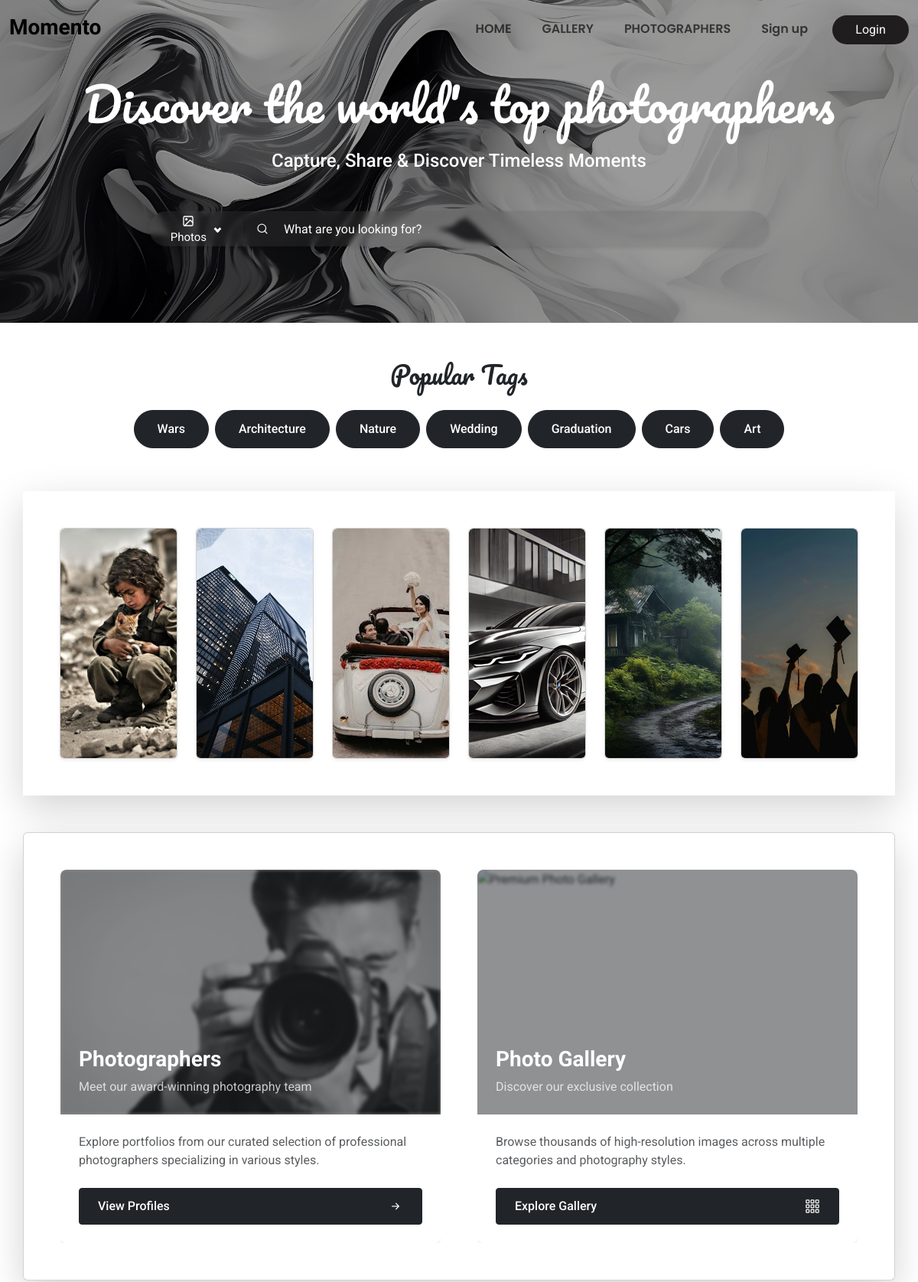
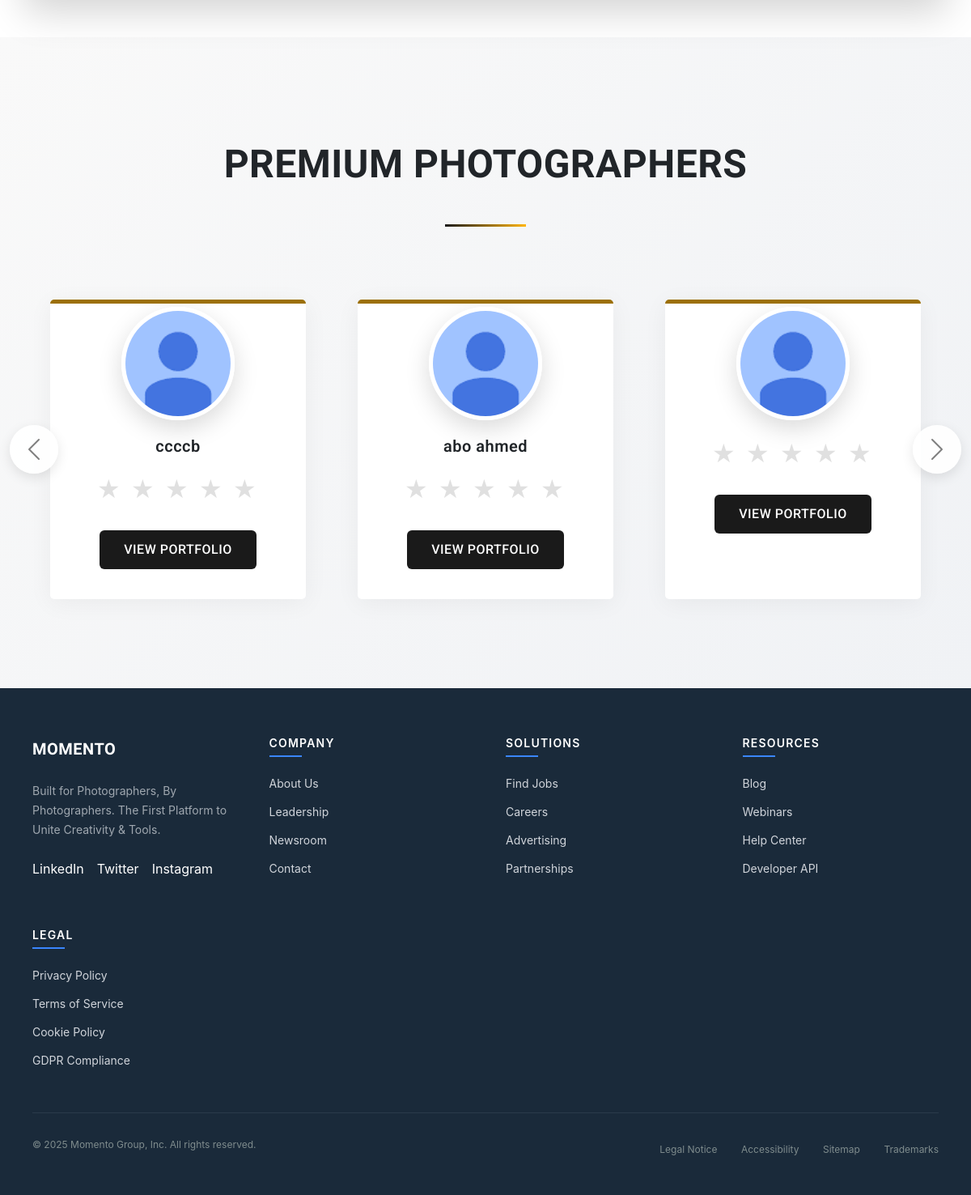
The page / on the database its author committed (2 pictures, top to bottom).
### tables this page shows
CREATE TABLE `business_profiles` (
  `id` int(11) NOT NULL,
  `business_name` varchar(256) NOT NULL,
  `gender` enum('not specifed','male','female') DEFAULT 'not specifed',
  `contact_number` varchar(15) DEFAULT NULL,
  `social_links` longtext DEFAULT NULL CHECK (json_valid(`social_links`)),
  `bio` varchar(512) NOT NULL,
  `job` varchar(512) DEFAULT NULL,
  `total_rate` float NOT NULL DEFAULT 0,
  `total_reviews` int(255) NOT NULL DEFAULT 0,
  `total_likes` int(255) NOT NULL DEFAULT 0,
  `total_views` int(255) NOT NULL DEFAULT 0,
  `created_at` timestamp NOT NULL DEFAULT current_timestamp(),
  `updated_at` timestamp NOT NULL DEFAULT current_timestamp() ON UPDATE current_timestamp()
);

CREATE TABLE `accounts` (
  `id` int(11) NOT NULL,
  `username` varchar(128) NOT NULL,
  `email` varchar(128) NOT NULL,
  `password` varchar(128) NOT NULL,
  `account_type` enum('user','business') NOT NULL,
  `picture` varchar(512) NOT NULL DEFAULT '/momento/Uploads/ProfilePicture/img_1.jpg',
  `location` varchar(128) NOT NULL,
  `lon` double(255,30) NOT NULL,
  `lat` double(255,30) NOT NULL,
  `provider` enum('local','google','facebook') NOT NULL,
  `provider_id` varchar(255) DEFAULT NULL,
  `created_at` timestamp NOT NULL DEFAULT current_timestamp(),
  `updated_at` timestamp NOT NULL DEFAULT current_timestamp() ON UPDATE current_timestamp()
);

### index.php (the view, shortened to what this page needs)
<!DOCTYPE html>
<html lang="en">
<head>
    <link href="https://cdn.jsdelivr.net/npm/bootstrap@5.3.0/dist/css/bootstrap.min.css" rel="stylesheet">
    <link href="https://cdn.jsdelivr.net/npm/bootstrap-icons@1.10.5/font/bootstrap-icons.css" rel="stylesheet">
    <link href="https://cdnjs.cloudflare.com/ajax/libs/font-awesome/6.5.0/css/all.min.css" rel="stylesheet">
    <link rel="stylesheet" href="css/header.css">
	<link rel="stylesheet" href="css/navbar-scrolled.css">
    <link rel="stylesheet" href="css/home.css">
</head>
<body class="fade-in" style = "position:relative;">
 <?php require("header.php"); ?>
<div class="hero-section">
    <div class="container">
        <h1 class="display-10">Discover the world's top photographers</h1>
        <p class="text-xl scale-up">Capture, Share & Discover Timeless Moments</p>
        <?php require 'search-bar.php'; ?>
    </div>
</div>
<div class="container-fluid trending-searches mt-10 p-5">
    <h2 class="text-center mb-4" style="font-family: Pacifico;">Popular Tags</h2>
    <div class="text-center">
        <?php
        $tags = ['Wars', 'Architecture', 'Nature', 'Wedding', 'Graduation', 'Cars', 'Art'];
        foreach ($tags as $tag) {
			$location = "/momento/searching_photos.php?type=photos&query={$tag}";
            echo "<a class='btn btn-dark m-1' href = {$location}>{$tag}</a>";
        }
        ?>
    </div>
</div>
<div class="container-md mt-1 shadow-lg p-5">
    <div class="d-flex flex-row gap-4">
        <?php
        $categories = [
            ['img' => 'img/war.jpg', 'title' => 'Wars'],
            ['img' => 'img/Arch.jpg', 'title' => 'Architecture'],
            ['img' => 'img/wedding5.jpg', 'title' => 'Wedding'],
            ['img' => 'img/BMW.png', 'title' => 'Cars'],
            ['img' => 'img/Nature.webp', 'title' => 'Nature'],
            ['img' => 'img/Graduate.jpg', 'title' => 'Graduation'],
        ];
        foreach ($categories as $category) {
        ?>
            <div style="width: 450px">
                <div class="card shadow-sm h-100">
                    <div class="card-img-container position-relative">
                        <img class="card-img-top img-fluid rounded-top" src="<?= $category['img'] ?>" alt="<?= $category['title'] ?>" style="height: 300px; object-fit: cover;">
                    </div>
                </div>
            </div>
        <?php } ?>
    </div>
</div>
<div class="container-md my-5 px-4 px-lg-5 card p-5 shadow-lg">
    <div class="row g-4 g-lg-5">
        <div class="col-md-6">
            <div class="card2 h-100 border-0 overflow-hidden bg-transparent">
                <div class="position-relative overflow-hidden rounded-top-3" style="height: 320px;">
                    <img src="img/pg.jpg" class="w-100 h-100 object-fit-cover" alt="Professional Photographers">
                    <div class="position-absolute top-0 start-0 w-100 h-100 bg-dark opacity-50"></div>
                    <div class="position-absolute bottom-0 start-0 p-4 text-white">
                        <h3 class="fw-bold mb-2">Photographers</h3>
                        <p class="mb-0 opacity-75">Meet our award-winning photography team</p>
                    </div>
                </div>
                <div class="card-body bg-white p-4 rounded-bottom-3 shadow-sm">
                    <p class="text-muted mb-4">Explore portfolios from our curated selection of professional photographers specializing in various styles.</p>
                    <a href="photographers.php" class="btn btn-dark px-4 py-2 rounded-1 fw-medium d-flex align-items-center justify-content-between">
                        View Profiles
                        <i class="bi bi-arrow-right-short fs-5"></i>
                    </a>
                </div>
            </div>
        </div>
        <div class="col-md-6">
            <div class="card2 h-100 border-0 overflow-hidden bg-transparent">
                <div class="position-relative overflow-hidden rounded-top-3" style="height: 320px;">
                    <img src="img/Photos.jpg" class="w-100 h-100 object-fit-cover" alt="Premium Photo Gallery">
                    <div class="position-absolute top-0 start-0 w-100 h-100 bg-dark opacity-50"></div>
                    <div class="position-absolute bottom-0 start-0 p-4 text-white">
                        <h3 class="fw-bold mb-2">Photo Gallery</h3>
                        <p class="mb-0 opacity-75">Discover our exclusive collection</p>
                    </div>
                </div>
                <div class="card-body bg-white p-4 rounded-bottom-3 shadow-sm">
                    <p class="text-muted mb-4">Browse thousands of high-resolution images across multiple categories and photography styles.</p>
                    <a href="gallery.php" class="btn btn-dark px-4 py-2 rounded-1 fw-medium d-flex align-items-center justify-content-between">
                        Explore Gallery
                        <i class="bi bi-grid-3x3-gap fs-5"></i>
                    </a>
                </div>
            </div>
        </div>
    </div>
</div>
<?php
$stmt = $pdo->prepare("
    SELECT a.id, a.username, a.picture, a.location, b.business_name,b.bio, b.created_at,b.total_rate
    FROM accounts a
    INNER JOIN business_profiles b ON a.id = b.id
    WHERE a.account_type = 'business'
    ORDER BY b.created_at DESC
    LIMIT 6
");
$stmt->execute();
$photographers = $stmt->fetchAll();
?>
<section class="photographers-section">
  <div class="container">
    <h2 class="section-title text-center display-5 p-5" style="font-family:Dancing script;">PREMIUM PHOTOGRAPHERS</h2>
    <?php if ($photographers): ?>
      <div id="photographerCarousel" class="carousel slide" data-bs-ride="carousel" data-bs-interval="6000">
        <div class="carousel-inner">
          <?php
            $chunks = array_chunk($photographers, 3);
            foreach ($chunks as $slideIndex => $slidePhotographers):
          ?>
            <div class="carousel-item <?= $slideIndex === 0 ? 'active' : '' ?>">
              <div class="row justify-content-center">
                <?php foreach ($slidePhotographers as $p): ?>
                  <?php
                    $rating = isset($p['rate']) ? floatval($p['rate']) : 0;
                    $fullStars = floor($rating);
                    $halfStar = ($rating - $fullStars) >= 0.5;
                    $emptyStars = 5 - $fullStars - ($halfStar ? 1 : 0);
                  ?>
                  <div class="col-md-4 d-flex align-items-stretch">
                    <div class="card photographer-card text-center w-100 p-3">
                      <div class="card-body pt-5 px-4">
                        <div class="photographer-img-container">
                          <img src="<?= htmlspecialchars($p['picture']) ?>" alt="<?= htmlspecialchars($p['business_name']) ?>" class="photographer-img mx-auto">
                        </div>
                        <h5 class="photographer-name"><?= htmlspecialchars($p['business_name']) ?></h5>
                        <div class="rating-stars">
                          <?php for ($i = 0; $i < $emptyStars; $i++): ?>
                            <span class="star"></span>
                          <?php endfor; ?>
                        </div>
                        <a href="profile.php?username=<?= $p['username'] ?>" class="btn btn-view-profile">View Portfolio</a>
                      </div>
                    </div>
                  </div>
                <?php endforeach; ?>
              </div>
            </div>
          <?php endforeach; ?>
        </div>
        <button class="carousel-control-prev" type="button" data-bs-target="#photographerCarousel" data-bs-slide="prev">
          <span class="carousel-control-prev-icon" aria-hidden="true"></span>
        </button>
        <button class="carousel-control-next" type="button" data-bs-target="#photographerCarousel" data-bs-slide="next">
          <span class="carousel-control-next-icon" aria-hidden="true"></span>
        </button>
      </div>
    <?php else: ?>
      <p class="text-center text-muted fs-5 py-5">Currently curating our premium photographers collection</p>
    <?php endif; ?>
  </div>
</section>
<?php require('footer.php')?>

### css/header.css (style rules this page uses)
:root { --surface-primary: #ffffff; --surface-secondary: #f8f8f8; --text-primary: #121212; --text-secondary: #757575; --accent: #000000; --border-light: rgba(0, 0, 0, 0.06); --shadow-ambient: rgba(0, 0, 0, 0.08); --shadow-key: rgba(0, 0, 0, 0.12); --status-online: #00C853; }

### css/home.css (style rules this page uses)
.fade-in { animation: fadeInPage 1.5s ease-in; }
body { font-family: 'Roboto' !important; }
.hero-section { position: relative; padding: 100px 0px; text-align: center; background-image: url('../img/test.jpg'); background-size: cover; background-repeat: no-repeat; background-position: center; z-index: 1; }
.hero-section::before { content: ""; position: absolute; top: 0; left: 0; width: 100%; height: 100%; background: rgba(0, 0, 0, 0.4); z-index: 1; }
.hero-section .container { position: relative; z-index: 2; color: white; }
.hero-section h1 { font-size: 60px; font-weight: 100; font-family: 'Pacifico', cursive; color: white; }
.hero-section p { font-size: 24px; font-weight: 500; margin-top: 20px; }
.trending-searches { padding: 60px 0; text-align: center; }
.trending-searches h2 { font-size: 32px; font-weight: 100; margin-bottom: 30px; font-family: 'Dancing Script', cursive; }
.trending-searches .btn-dark { margin: 10px; padding: 12px 30px; font-size: 16px; font-weight: 500; border-radius: 25px; transition: transform 0.3s ease, background 0.3s ease; }
.card { transition: transform 0.3s ease, box-shadow 0.3s ease; overflow: hidden; }
.card-img-top { transition: transform 0.3s ease; }
.card { animation: fadeInUp 0.5s ease-out; animation-fill-mode: both; }
.card:nth-child(1) { animation-delay: 0.1s; }
.photographers-section { background: linear-gradient(135deg, #f9f9f9 0%, #f0f2f5 100%); padding: 80px 0; }
.photographer-card { background: #fff; border: none; border-radius: 5px; box-shadow: 0 5px 30px rgba(0, 0, 0, 0.05); transition: all 0.4s cubic-bezier(0.25, 0.8, 0.25, 1); position: relative; z-index: 1; height: 370px; margin: 0 20px; overflow: hidden; border-top: 5px solid rgb(156, 112, 9); }
.photographer-img-container { position: relative; margin-bottom: 20px; }
.photographer-img { width: 140px; height: 140px; object-fit: cover; border: 5px solid #fff; border-radius: 70px; margin-top: -60px; box-shadow: 0 10px 30px rgba(0, 0, 0, 0.15); transition: all 0.3s ease; }
.rating-stars { margin: 25px 0; height: 32px; position: relative; }
.rating-stars .star { display: inline-block; width: 32px; height: 32px; margin: 0 3px; position: relative; }
.rating-stars .star::before { content: "★"; position: absolute; color: #e0e0e0; font-size: 32px; left: 0; top: 0; line-height: 1; }
.carousel-inner .row { display: flex; padding: 30px 0; }
.carousel-control-prev, .carousel-control-next { width: 60px; height: 60px; background: rgba(255, 255, 255, 0.9); border-radius: 50%; top: 50%; transform: translateY(-50%); opacity: 1; box-shadow: 0 5px 15px rgba(0, 0, 0, 0.1); transition: all 0.3s ease; }
.carousel-control-prev { left: -30px; }
.carousel-control-next { right: -30px; }
.carousel-control-prev-icon, .carousel-control-next-icon { width: 2rem; height: 2rem; filter: invert(0.5); }
.section-title { position: relative; padding-bottom: 20px; margin-bottom: 60px; font-weight: 600; letter-spacing: 0.5px; }
.section-title:after { content: ""; position: absolute; bottom: 0; left: 50%; transform: translateX(-50%); width: 100px; height: 3px; background: linear-gradient(90deg, #1a1a1a 0%, #ffb400 100%); }
.btn-view-profile { background: #1a1a1a; color: white; border: none; border-radius: 6px; padding: 12px 30px; font-weight: 500; letter-spacing: 0.5px; text-transform: uppercase; transition: all 0.3s ease; margin-top: 10px; }
.photographer-name { font-weight: 600; letter-spacing: 0.5px; margin-bottom: 5px; font-size: 20px; }

### index.php (style rules this page uses)
.card2 { transition: transform 0.3s ease, box-shadow 0.3s ease; }
.card2 img { filter: blur(2px); transition: filter 0.4s ease; }

### rows shown on the page
business_profiles: id.picture (picture), business_name "ccccb"
business_profiles: id.picture (picture), business_name "abo ahmed"
business_profiles: id.picture (picture)

### other values the page prints
$tag "Wars"
$tag "Architecture"
$tag "Nature"
$tag "Wedding"
$tag "Graduation"
$tag "Cars"
$tag "Art"
